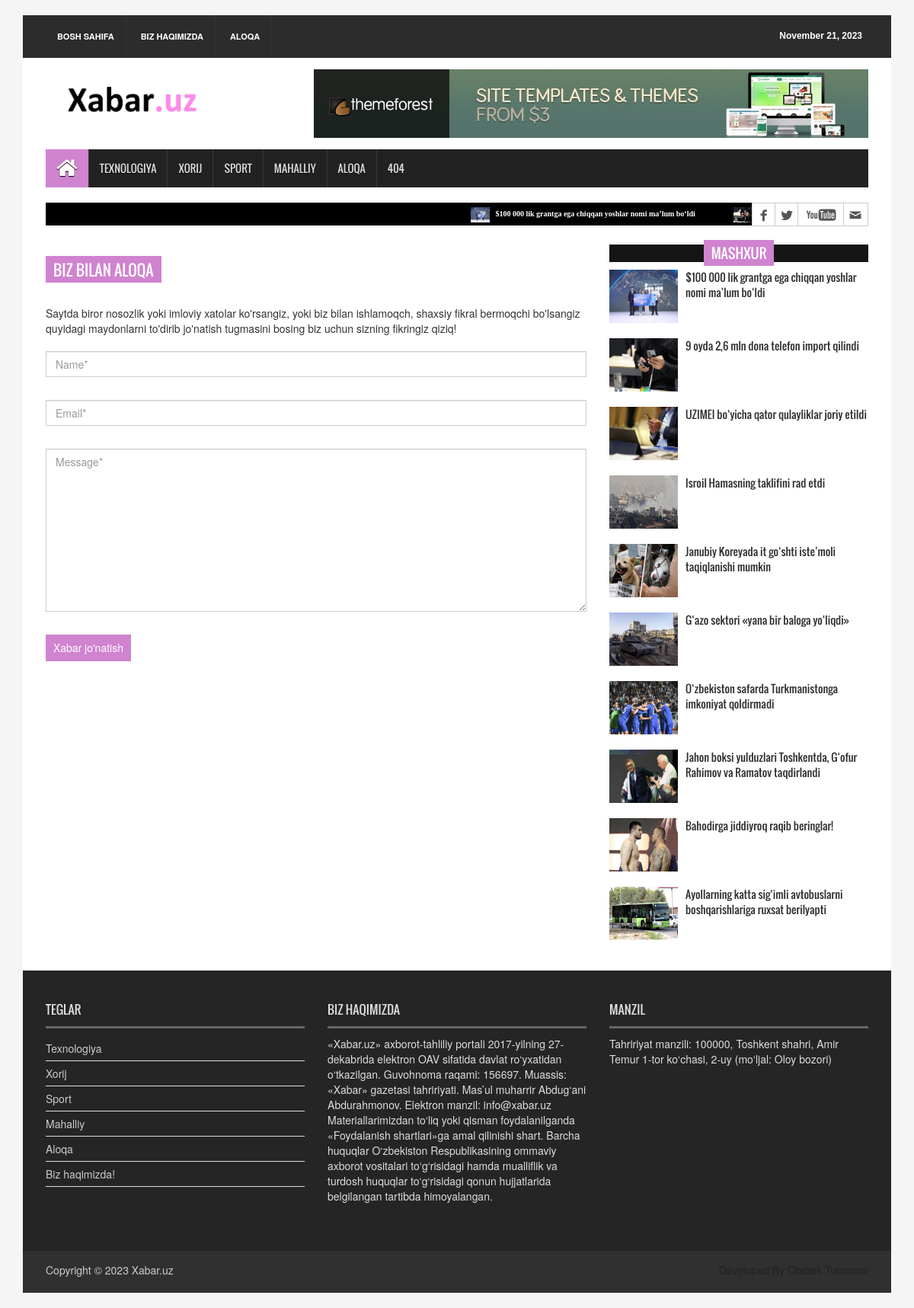
Screenshot of /aloqa/ with the database file from the repository.
### newsApp/models.py (models this page shows, shortened)
class Category(models.Model):
    name = models.CharField(max_length=255)
    slug = models.SlugField(max_length=255)
    def get_absolute_url(self):
        return reverse('category-news', args=[self.slug])

class News(models.Model):
    title = models.CharField(max_length=255)
    slug = models.SlugField(max_length=255)
    body = models.TextField()
    image = models.ImageField(upload_to='news')
    category = models.ForeignKey(Category, on_delete=models.CASCADE)
    publish_time = models.DateTimeField(default=timezone.now)
    created_time = models.DateTimeField(auto_now_add=True)
    updated_time = models.DateTimeField(auto_now=True)
    class Status(models.TextChoices):
        Draft = "DF", "Draft"
        Published = "PB", "Published"
    status = models.CharField(
        max_length=2,
        choices=Status.choices,
        default=Status.Draft
    )
    objects = models.Manager()
    published = PublishManager()
    class Meta:
        ordering = ["-publish_time"]
    def get_absolute_url(self):
        return reverse("news-detail", args=[self.slug])

### newsApp/views.py (the view, shortened to what this page needs)
# urls.py: path('aloqa/', ContactPageView.as_view(), name="contact-page"),
class ContactPageView(TemplateView):
    template_name = 'news/contact.html'
    def get(self, request, *args, **kwargs):
        form = ContactForm()
        context = {
            'form': form
        }
        return render(request, 'news/contact.html', context)

### newsApp/forms.py
class ContactForm(forms.ModelForm):
    class Meta:
        model = Contact
        fields = ['name', 'email', 'message']

### newsApp/context_processor.py (called while the page is built)
def latest_news(request):
    latest_news = News.published.all().order_by('-publish_time')[:10]
    context = {
        'latest_news': latest_news,
        'now_time': datetime.now().strftime(" %B %d, %Y"),
        'top_categories': Category.objects.all()[::-1][:10]
    }
    return context

### newsApp/models.py (called while the page is built)
    def get_queryset(self):
        return super().get_queryset().filter(status=News.Status.Published)

### templates/news/contact.html (shortened to what this page needs)
{% extends 'news/base.html' %}
{% load static %}
{% block content %}
<section id="contentSection">
    <div class="row">
        <div class="col-lg-8 col-md-8 col-sm-8">
            <div class="left_content">
                <div class="contact_area">
                    <h2>Biz bilan aloqa</h2>
                    <p>
                        Saytda biror nosozlik yoki imloviy xatolar ko'rsangiz, yoki biz bilan ishlamoqch, shaxsiy fikral
                        bermoqchi bo'lsangiz quyidagi maydonlarni to'dirib jo'natish tugmasini bosing biz uchun sizning
                        fikringiz qiziq!
                    </p>
                    <form action="#" class="contact_form" method="post">
                        <input class="form-control" name="name" placeholder="Name*" type="text">
                        <input class="form-control" name="email" placeholder="Email*" type="email">
                        <textarea class="form-control" cols="30" name="message" placeholder="Message*"
                                  rows="10"></textarea>
                        <input type="submit" value="Xabar jo'natish">
                    </form>
                </div>
            </div>
        </div>
        <div class="col-lg-4 col-md-4 col-sm-4">
            <aside class="right_content">
                <div class="single_sidebar">
                    <h2><span>Mashxur</span></h2>
                    <ul class="spost_nav">
                        {% for news in latest_news %}
                        <li>
                            <div class="media wow fadeInDown">
                                <a class="media-left" href="{{ news.get_absolute_url }}">
                                    <img alt="" src="{{ news.image.url }}">
                                </a>
                                <div class="media-body">
                                    <a class="catg_title" href="single_page.html">
                                        {{ news.title }}
                                    </a>
                                </div>
                            </div>
                        </li>
                        {% endfor %}
                    </ul>
                </div>
            </aside>
        </div>
    </div>
</section>
{% endblock content %}

### templates/news/base.html (shortened to what this page needs)
<!DOCTYPE html>
{% load static %}
<html>
<head>
    <link href="{% static 'css/bootstrap.min.css' %}" rel="stylesheet" type="text/css">
    <link href="{% static 'css/font-awesome.min.css' %}" rel="stylesheet" type="text/css">
    <link href="{% static 'css/animate.css' %}" rel="stylesheet" type="text/css">
    <link href="{% static 'css/font.css' %}" rel="stylesheet" type="text/css">
    <link href="{% static 'css/li-scroller.css' %}" rel="stylesheet" type="text/css">
    <link href="{% static 'css/slick.css' %}" rel="stylesheet" type="text/css">
    <link href="{% static 'css/jquery.fancybox.css' %}" rel="stylesheet" type="text/css">
    <link href="{% static 'css/theme.css' %}" rel="stylesheet" type="text/css">
    <link href="{% static 'css/style.css' %}" rel="stylesheet" type="text/css">
</head>
<body>
<div class="container">
    <header id="header">
        <div class="row">
            <div class="col-lg-12 col-md-12 col-sm-12">
                <div class="header_top">
                    <div class="header_top_left">
                        <ul class="top_nav">
                            <li><a href="{% url 'home-page' %}">Bosh sahifa</a></li>
                            <li><a href="{% url 'about-page' %}">Biz haqimizda</a></li>
                            <li><a href="{% url 'contact-page' %}">Aloqa</a></li>
                        </ul>
                    </div>
                    <div class="header_top_right">
                        <p>{{ now_time }}</p>
                    </div>
                </div>
            </div>
            <div class="col-lg-12 col-md-12 col-sm-12">
                <div class="header_bottom">
                    <div class="logo_area">
                        <a class="logo" href="{% url 'home-page' %}">
                            <img alt="" src="{% static 'images/logo_xabar_uz.jpg' %}">
                        </a>
                    </div>
                    <div class="add_banner">
                        <a href="https://themeforest.net/">
                            <img alt="" src="{% static 'images/addbanner_728x90_V1.jpg' %}">
                        </a>
                    </div>
                </div>
            </div>
        </div>
    </header>
    <section id="navArea">
        <nav class="navbar navbar-inverse" role="navigation">
            <div class="navbar-collapse collapse" id="navbar">
                <ul class="nav navbar-nav main_nav">
                    <li class="active"><a href="{% url 'home-page' %}"><span
                            class="fa fa-home desktop-home"></span></a></li>
                    {% for category in top_categories %}
                    <li>
                        <a href="{{ category.get_absolute_url }}">{{ category.name }}</a>
                    </li>
                    {% endfor %}
                    <li><a href="{% url 'contact-page' %}">Aloqa</a></li>
                    <li><a href="{% url 'handler404' %}">404</a></li>
                </ul>
            </div>
        </nav>
    </section>
    <section id="newsSection">
        <div class="row">
            <div class="col-lg-12 col-md-12">
                <div class="latest_newsarea">
                    <ul class="news_sticker" id="ticker01">
                        {% for news in latest_news %}
                        <li>
                            <a href="{{ news.get_absolute_url }}"><img alt="" src="{{ news.image.url }}">
                                {{ news.title }}
                            </a>
                        </li>
                        {% endfor %}
                    </ul>
                    <div class="social_area">
                        <ul class="social_nav">
                            <li class="facebook"><a href="https://www.facebook.com"></a></li>
                            <li class="twitter"><a href="https://www.twitter.com"></a></li>
                            <li class="youtube"><a href="https://www.youtube.com"></a></li>
                            <li class="mail"><a href="https://www.mail.com"></a></li>
                        </ul>
                    </div>
                </div>
            </div>
        </div>
    </section>
    {% block content %}
    {% endblock content %}
    <footer id="footer">
        <div class="footer_top">
            <div class="row">
                <div class="col-lg-4 col-md-4 col-sm-4">
                    <div class="footer_widget wow fadeInLeftBig">
                        <h2>Teglar</h2>
                        <ul class="tag_nav">
                            {% for category in top_categories %}
                            <li><a href="{{ category.get_absolute_url }}">{{ category.name }}</a></li>
                            {% endfor %}
                            <li>
                                <a href="{% url 'contact-page' %}">Aloqa</a>
                            </li>
                            <li>
                                <a href="#">Biz haqimizda!</a>
                            </li>
                        </ul>
                    </div>
                </div>
                <div class="col-lg-4 col-md-4 col-sm-4">
                    <div class="footer_widget wow fadeInDown">
                        <h2>Biz haqimizda</h2>
                        <p>
                            «Xabar.uz» axborot-tahliliy portali 2017-yilning 27-dekabrida elektron OAV sifatida davlat
                            ro‘yxatidan o‘tkazilgan. Guvohnoma raqami: 156697. Muassis: «Xabar» gazetasi tahririyati.
                            Mas’ul muharrir Abdug‘ani Abdurahmonov. Elektron manzil: info@xabar.uz
                            Materiallarimizdan to‘liq yoki qisman foydalanilganda «Foydalanish shartlari»ga amal
                            qilinishi shart. Barcha huquqlar O‘zbekiston Respublikasining ommaviy axborot vositalari
                            to‘g‘risidagi hamda mualliflik va turdosh huquqlar to‘g‘risidagi qonun hujjatlarida
                            belgilangan tartibda himoyalangan.
                        </p>
                    </div>
                </div>
                <div class="col-lg-4 col-md-4 col-sm-4">
                    <div class="footer_widget wow fadeInRightBig">
                        <h2>Manzil</h2>
                        <address>
                            Tahririyat manzili: 100000, Toshkent shahri, Amir Temur 1-tor ko‘chasi, 2-uy (mo‘ljal: Oloy
                            bozori)
                        </address>
                    </div>
                </div>
            </div>
        </div>
        <div class="footer_bottom">
            <p class="copyright">Copyright &copy; 2023 <a href="{% url 'home-page' %}">Xabar.uz</a></p>
            <p class="developer">Developed By <a href="https://github.com/otabeck-tursunov">Otabek Tursunov</a></p>
        </div>
    </footer>
</div>
</body>
</html>

### static/css/li-scroller.css (style rules this page uses)
ul.newsticker { position:relative; left:750px; font:bold 10px Verdana; list-style-type:none; margin:0; padding:0 }
ul.newsticker li { float:left; margin:0; padding:0 }
ul.newsticker a { white-space:nowrap; padding:0; color:#fff; margin:0 50px 0 0 }
ul.newsticker a > img { height:20px; margin-right:5px; width:25px }

### static/css/theme.css (style rules this page uses)
.navbar-inverse .navbar-nav > .active > a, .navbar-inverse .navbar-nav > .active > a:hover, .navbar-inverse .navbar-nav > .active > a:focus { background-color:#d083cf }
.single_sidebar > h2 span { background:none repeat scroll 0 0 #d083cf }
.contact_area > h2 { background-color:#d083cf }
.contact_form input[type="submit"] { background-color:#d083cf }

### rows the page displays
Category: name "TEXNOLOGIYA", name "Texnologiya"
Category: name "XORIJ", name "Xorij"
Category: name "SPORT", name "Sport"
Category: name "MAHALLIY", name "Mahalliy"
News: image (picture), title "$100 000 lik grantga ega chiqqan yoshlar nomi ma’lum bo‘ldi"
News: image (picture), title "9 oyda 2,6 mln dona telefon import qilindi"
News: image (picture), title "UZIMEI bo‘yicha qator qulayliklar joriy etildi"
News: image (picture), title "Isroil Hamasning taklifini rad etdi"
News: image (picture), title "Janubiy Koreyada it go‘shti iste’moli taqiqlanishi mumkin"
News: image (picture), title "G‘azo sektori «yana bir baloga yo‘liqdi»"
News: image (picture), title "O‘zbekiston safarda Turkmanistonga imkoniyat qoldirmadi"
News: image (picture), title "Jahon boksi yulduzlari Toshkentda, G‘ofur Rahimov va Ramatov taqdirlandi"
News: image (picture), title "Bahodirga jiddiyroq raqib beringlar!"
News: image (picture), title "Ayollarning katta sig‘imli avtobuslarni boshqarishlariga ruxsat berilyapti"
